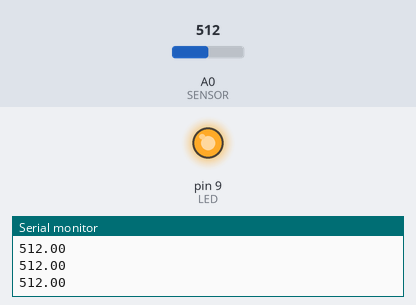
Bench run of a sketch on a simulated Arduino Uno, built with avr-gcc and run on an emulated ATmega328P. Shown: output pins drawn as LEDs (lit = HIGH), the last lines printed to the serial monitor. Inputs (shaded band) come from the test bench; at power-on: A0 (SENSOR) = 512.

Above: at 1.2 s.
1.3 s: A0 (SENSOR) set to 122
At 2.7 s:
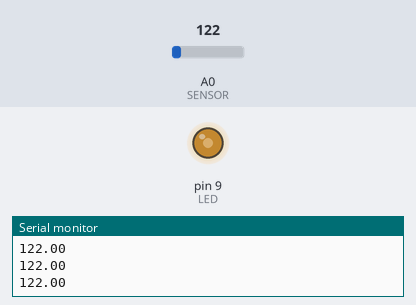
3.0 s: A0 (SENSOR) set to 0
At 3.6 s:
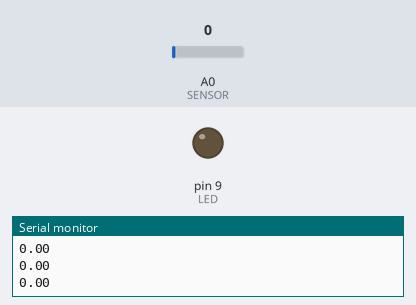
4.6 s: A0 (SENSOR) set to 306
At 5.8 s:
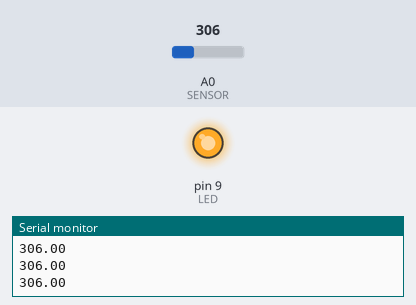
Timing chart, 0 to 7.6 s (numbered marks = the images above; inputs shaded):
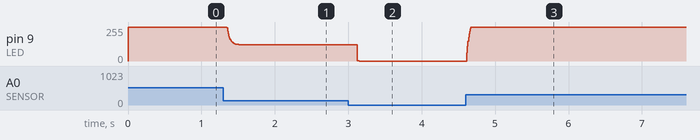

The sketch:

Exercise2-4.ino
```cpp
#define a 0.8

const int SENSOR = 0;
const int LED = 9;
int v = 0;
float rc = 0;

void setup(){
  Serial.begin(9600);
  pinMode(LED, OUTPUT);
}

void loop(){
  v = analogRead(SENSOR);
  rc = a*rc + (1-a) * float(v);
  Serial.println(rc);
  analogWrite(LED, rc);
}
```

Measured:
- after the input at 1.3 s, pin 9 (LED): moves from 255/255 to 122/255 over 0.18 s, starting after 0.05 s
- after the input at 3.0 s, pin 9 (LED): 122/255 → 0/255 after 0.12 s
- after the input at 4.6 s, pin 9 (LED): moves from 0/255 to 255/255 over 0.07 s, starting at once
